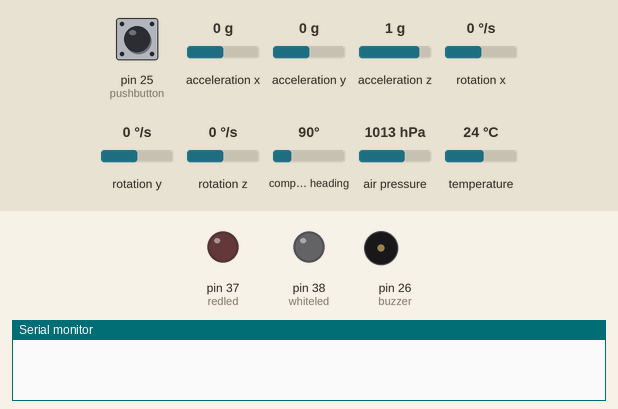
A program run on a simulated Teensy 4. Parts: output pins drawn as LEDs (lit = HIGH), buzzer (waves = sounding, pin HIGH), the last lines printed to the serial monitor. Dashed ring = blinking. The test bench sets the inputs (shaded band); at power-on: pin 25 (pushbutton) LOW, acceleration x 0 g, acceleration y 0 g, acceleration z 1 g, rotation x 0 °/s, rotation y 0 °/s, rotation z 0 °/s, compass heading 90°, air pressure 1013 hPa, temperature 24 °C.

Above: at 1.2 s.
1.3 s: pin 25 (pushbutton) pulled HIGH for 0.15 s
At 1.77 s:
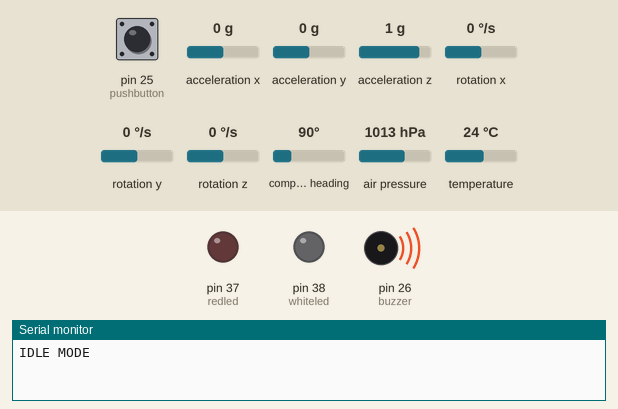
At 2.36 s:
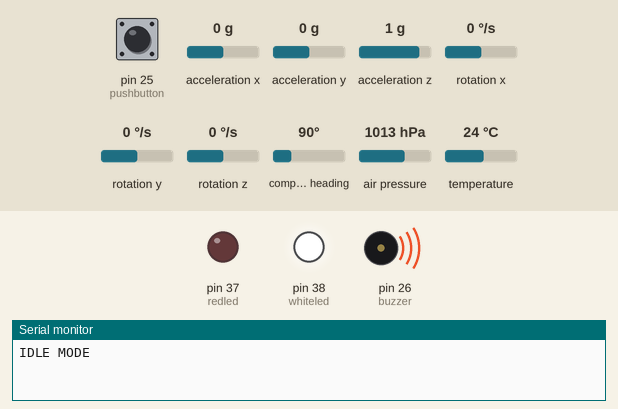
4.3 s: pin 25 (pushbutton) pulled HIGH for 3.2 s
At 7.57 s:
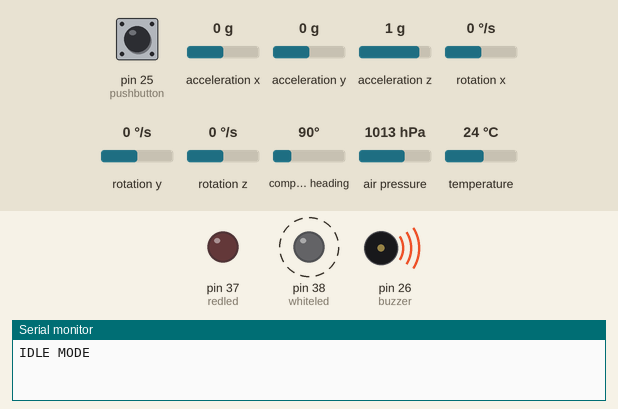
Timing chart, 0 to 15.0 s (numbered marks = the images above; inputs shaded):
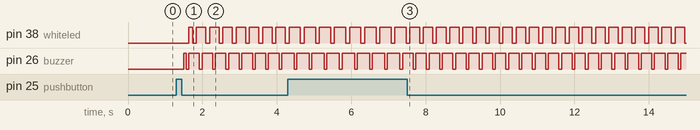

Measured:
- after the input at 1.3 s, pin 38 (whiteled): LOW → HIGH after 0.34 s, then repeats every 0.36 s: LOW 0.10 s, HIGH 0.26 s; pin 26 (buzzer): LOW → HIGH after 0.20 s, then repeats every 0.36 s: LOW 0.07 s, HIGH 0.29 s

The program:

main.cpp
```cpp
#include <Arduino.h>
#include <MPU9250.h>
#include <SPI.h>
#include <SD.h>
#include <TinyGPS++.h>
#include <Adafruit_BMP085.h>
#include <HardwareSerial.h>
#include <SoftwareSerial.h>
#include <EEPROM.h>

// Sensor Defining
MPU9250 imu(Wire, 0x68);
Adafruit_BMP085 bmp;
TinyGPSPlus gps;

// GPS Varibles
static const int rxPin = 0, txPin = 1; // Pins used for Communication
static const uint32_t GPSBaud = 9600;  // Baud Rate
SoftwareSerial ss(rxPin, txPin);       // RX & TX in Serial

// Define Some Variables
float XAccel;
float YAccel;
float ZAccel;
float XGyro;
float YGyro;
float ZGyro;
float XMag;
float YMag;
float ZMag;
float Pres;
float Temp;

int buttonpoll = 0;
int state = 0;
int old = 0;

// Define some Pins
#define pushbutton 25
#define buzzer 26
#define redled 37
#define whiteled 38
#define gpsled 35
// int solenoidPin_1 = 13; int solenoidPin_2 = 14;

// Math Portion
float Roll_Angle;
float Pitch_Angle;
float Yaw_Angle;
float Roll_Old;
float Pitch_Old; // for filtering
float Roll;
float Pitch;
float Yaw;
float moment_inertia;
float angular_moment;
float torque;
float mass_flow;
/*
float mass = 10; float radius = 5;
float thrust = 145.6; float isp = 55.51;
float Vtwo; float density = 1.87;
float fire;
*/

// Time Portion
float dt{0.0f};
float millisOld{0.0f};

float currTime{0.0f};
float prevTime{0.0f};

// File Setup
File myFile;

int brightness;

// Void Functions
void StateMachine();
void displayState(String currState);

void setup()
{

  // Serial for baudrate
  Serial.begin(115200);

  // Pin out for States
  pinMode(redled, OUTPUT);
  pinMode(whiteled, OUTPUT);
  pinMode(pushbutton, INPUT);
  pinMode(buzzer, OUTPUT);

  // Starting State
  digitalWrite(buzzer, LOW);
  digitalWrite(redled, LOW);
  digitalWrite(whiteled, LOW);
/*
  // Data Logging Initilization
  if (!SD.begin(BUILTIN_SDCARD))
  {
    Serial.println("SD card initialization failed!");
    while (1)
      ;
  }
  Serial.println("SD card initialized.");
  // Open the file
  myFile = SD.open("Test_DATA.txt", FILE_WRITE);
  if (myFile)
  {
    myFile.println(" ---------- Flight Data -----------");
    // myFile.close();
  }
  else
  {
    Serial.println("Error opening data file!");
  }
*/
  // Initializing Sensors
  // IMU
  imu.begin();
  // setting the accelerometer full scale range to +/-8G
  imu.setAccelRange(MPU9250::ACCEL_RANGE_8G);
  // setting the gyroscope full scale range to +/-500 deg/s
  imu.setGyroRange(MPU9250::GYRO_RANGE_250DPS);
  // setting DLPF bandwidth to 20 Hz
  imu.setDlpfBandwidth(MPU9250::DLPF_BANDWIDTH_20HZ);
  // setting SRD to 19 for a 50 Hz update rate
  imu.setSrd(20);
  // Barometric Pressure Sensor
  if (!bmp.begin())
  {
    Serial.println("Could not find a valid BMP085 sensor, check wiring!");
    while (1)
    {
    }
  }
  // Starting GPS
  ss.begin(GPSBaud);
}

void loop()
{
  // TimeStep
  currTime = millis();
  dt = (currTime - prevTime) / 1000;

  // Reads the Data
  imu.readSensor();
  // Acceleration (m/s)
  XAccel = imu.getAccelX_mss();
  YAccel = imu.getAccelY_mss();
  ZAccel = imu.getAccelZ_mss();
  // Gyroscope (rot/s)
  XGyro = imu.getGyroX_rads();
  YGyro = imu.getGyroY_rads();
  ZGyro = imu.getGyroZ_rads();
  // Magnometer ()
  XMag = imu.getMagX_uT();
  YMag = imu.getMagY_uT();
  ZMag = imu.getMagZ_uT();

  Pres = bmp.readPressure();
  Temp = bmp.readTemperature();
  /*
    // display the data
    //Serial.print(" AX: ");
    Serial.print(XAccel,3);
    Serial.print("\t");
    //Serial.print(" AY: ");
    Serial.print(YAccel,3);
    Serial.print("\t");
    //Serial.print(" AZ: ");
    Serial.print(ZAccel,3);
    Serial.print("\t");
    //Serial.print(" GX: ");
    Serial.print(XGyro,3);
    Serial.print("\t");
    //Serial.print(" GY: ");
    Serial.print(YGyro,3);
    Serial.print("\t");
    //Serial.print(" GZ: ");
    Serial.print(ZGyro,3);
    Serial.print("\t");
    //Serial.print(" MX: ");
    Serial.print(XMag,3);
    Serial.print("\t");
    //Serial.print(" MY: ");
    Serial.print(YMag,3);
    Serial.print("\t");
    //Serial.print(" MZ: ");
    Serial.print(ZMag,3);
    Serial.print("\t");
  */
  // Angle Math
  Roll_Angle = Roll_Angle + ((XGyro * (180 / (3.1416))) * dt);
  Pitch_Angle = Pitch_Angle + ((YGyro * (180 / (3.1416))) * dt);
  Yaw_Angle = Yaw_Angle + ((ZGyro * (180 / (3.1416))) * dt);

  Roll_Old = Roll + ((XGyro * (180 / (3.1416))) * dt);
  Pitch_Old = Pitch + ((YGyro * (180 / (3.1416))) * dt);

  // Complementary filter, not for Yaw b/c doesn't have one
  Roll = 0.96 * Roll_Old + 0.04 * XAccel;
  Pitch = 0.96 * Pitch_Old + 0.04 * YAccel;

  StateMachine();
  /*
  //Section for Rotation
  //need to be able to tell code, to know what it's original position was
  //to determine how far it moves from that original position
  if (abs(Yaw) > Yaw) {
  }
  */
  prevTime = currTime;
  delay(5);
}

void StateMachine()
{
  enum class flightstate : uint8_t
  {
    IDLE,
    FLIGHT_MODE,
    FOUND,
  };

  buttonpoll = digitalRead(pushbutton);
  if (buttonpoll == 1)
  {
    delay(50);
    buttonpoll = digitalRead(pushbutton);
    if (buttonpoll == 0)
    {
      state = old + 1;
    }
  }

  // idle state 1 with both leds off
  switch (state)
  {
  case 1:
    displayState("IDLE MODE");
    digitalWrite(redled, LOW);
    digitalWrite(buzzer, HIGH);
    delay(70);
    digitalWrite(buzzer, LOW);
    delay(70);
    digitalWrite(buzzer, HIGH);
    digitalWrite(whiteled, HIGH);
    delay(100);
    digitalWrite(whiteled, LOW);
    delay(100);
    digitalWrite(whiteled, HIGH);
    old = state;
    break;

    // state 2 with led 1 working
  case 2:
    displayState("FLIGHT_MODE");
    digitalWrite(whiteled, LOW);
    digitalWrite(buzzer, HIGH);
    delay(120);
    digitalWrite(buzzer, LOW);
    delay(120);
    digitalWrite(buzzer, HIGH);
    digitalWrite(redled, HIGH);
    delay(100);
    digitalWrite(redled, LOW);
    delay(100);
    digitalWrite(redled, HIGH);
    /*
        Serial.print("Time: ");
        Serial.print(currTime / 1000, 3);
        Serial.print("s ");
        Serial.print("\t");

        // Print Statements
        Serial.print(" Roll_Angle: ");
        Serial.print(Roll_Angle, 3);
        Serial.print("\t");
        Serial.print(" Pitch_Angle: ");
        Serial.print(Pitch_Angle, 3);
        Serial.print("\t");
        Serial.print(" Yaw_Angle: ");
        Serial.print(Yaw_Angle, 3);
        Serial.print("\t");

        Serial.print(" Roll: ");
        Serial.print(Roll, 3);
        Serial.print("\t");
        Serial.print(" Pitch: ");
        Serial.print(Pitch, 3);
        Serial.print("\t");
        Serial.print(" Yaw: ");
        Serial.print(ZGyro, 3);
        Serial.print("\t");

        // Reads Temperature
        Serial.print(" T: ");
        Serial.print(Temp);
        Serial.print("\t");

        // Reads Pressure
        Serial.print(" P: ");
        Serial.print(Pres);
    */
    // brightness = EEPROM.read(0);
    // Serial.print(brightness);
    // delay(500);

    // Serial.println();
    Serial.println(YAccel);
    // Reads GPS Data
    while (ss.available())
    {
      // get the byte data from the GPS
      byte gpsData = ss.read();
      // parse the byte using the encode function
      if (gps.encode(gpsData))
      {
        // if the encode function returns true, it means new GPS data is available
        // you can now access the parsed GPS data using the TinyGPS++ library functions
        Serial.print(" Lat: ");
        Serial.print(gps.location.lat(), 6);
        Serial.print(" Long: ");
        Serial.print(gps.location.lng(), 6);
        Serial.print(" # of Sats= ");
        Serial.println(gps.satellites.value());
      }
      old = 0;
    }
/*
    // Data Logging Part
    myFile = SD.open("Test_DATA.txt", FILE_WRITE);
    if (myFile)
    {
      myFile.print(" time: ");
      myFile.print(currTime / 1000, 3);
      myFile.print(",");
      myFile.print(" ax: ");
      myFile.print(XAccel);
      myFile.print(",");
      myFile.print(" ay: ");
      myFile.print(YAccel);
      myFile.print(" az: ");
      myFile.print(",");
      myFile.print(ZAccel);
      myFile.print(" gx: ");
      myFile.print(",");
      myFile.print(Roll);
      myFile.print(" gy: ");
      myFile.print(",");
      myFile.print(Pitch);
      myFile.print(" gz: ");
      myFile.print(",");
      myFile.print(ZGyro);
      myFile.print(" phi: ");
      myFile.print(",");
      myFile.print(Roll_Angle);
      myFile.print(" theta: ");
      myFile.print(",");
      myFile.print(Pitch_Angle);
      myFile.print(" psi: ");
      myFile.print(",");
      myFile.print(Yaw_Angle);

      // Reads Temperature
      myFile.print(" Temp: ");
      myFile.print(Temp);

      // Reads Pressure
      myFile.print(" Pres: ");
      myFile.print(Pres);
      myFile.println();
      // Reads GPS Data
      while (ss.available() > 0)
      {
        // get the byte data from the GPS
        byte gpsData = ss.read();
        // parse the byte using the encode function
        if (gps.encode(gpsData))
        {
          // if the encode function returns true, it means new GPS data is available
          // you can now access the parsed GPS data using the TinyGPS++ library functions
          myFile.print(" Lat: ");
          myFile.print(gps.location.lat(), 6);
          myFile.print(" Long: ");
          myFile.print(gps.location.lng(), 6);
          myFile.print(" # of Sats: ");
          myFile.println(gps.satellites.value());
        }
      }
      myFile.close();
    }
    if (gps.location.lng() != 0 && gps.location.lat() != 0)
    {
      digitalWrite(gpsled, HIGH);
    }
    else
    {
      digitalWrite(gpsled, LOW);
    }
    */
  }

  /*
      } else {
        Serial.println("Error opening data file!");
      }

        if (digitalRead(pushbutton) == 0 && !buttonPressed) {
          buttonPressed = true;
          currState = flightstate::FOUND;
        }
        break;
  */
  // state 3 with led 2 working
}

// helper to print state the system is at
void displayState(String currState)
{
  static String prevState = "";

  if (currState != prevState)
  {
    Serial.println(currState);
    prevState = currState;
  }
}
```
